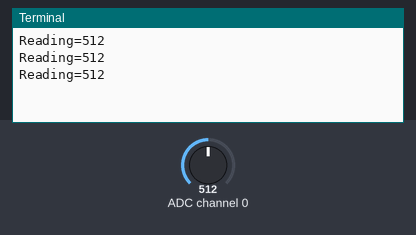
Bench run of a program on a simulated Raspberry Pi (BCM pin numbers). Shown: the last lines printed to the terminal. The inputs (shaded band) are chosen by the test bench; at power-on: ADC channel 0 = 512 (analog values on the 0–1023 scale).

Above: at 1.2 s.
1.3 s: ADC channel 0 set to 716
At 1.9 s:
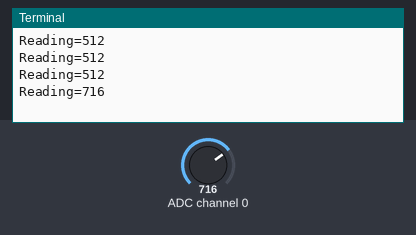
2.8 s: ADC channel 0 set to 900
At 3.4 s:
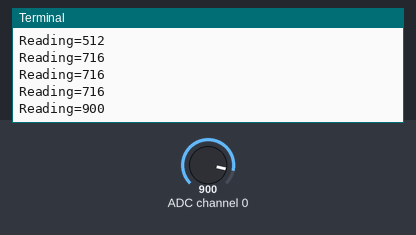
Timing chart, 0 to 5.8 s (numbered marks = the images above; inputs shaded):
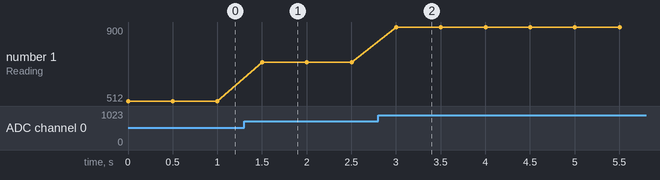

Measured:
- after the input at 1.3 s, the terminal: prints a new line after 0.20 s (image 1)
- after the input at 2.8 s, the terminal: prints a new line after 0.20 s (image 2)
- plotted number 1: 512 → 716 after the input at 1.3 s, 716 → 900 after the input at 2.8 s

The program:

potentiometer.py
```python
import spidev
import time

#SPI 인스턴스 생성
spi = spidev.SpiDev()

#SPI 통신 시작
spi.open(0 , 0) # bus: 0, dev: 0

# SPI 최대 통신 속도
spi.max_speed_hz = 100000

# analog -> digital 변환
def analog_read(channel):
  # [byte_1, byte_2, byte_3]
  # byte_1 : 1
  # byte_2 : channel(0) + 8 : 0000 1000 -> 1000 0000
  # byte_3 : 0
  ret = spi.xfer2([1, (8 + channel) << 4, 0])
  adc_out = ((ret[1] & 3) << 8) + ret[2]
  return adc_out

try:
    while True:
        reading = analog_read(0)
        voltage = reading * 3.3 /1023 #전압수치로 (0~3.3V)변환
        print("Reading=%d" % reading)
        time.sleep(0.5)
finally:
    spi,close()
```
